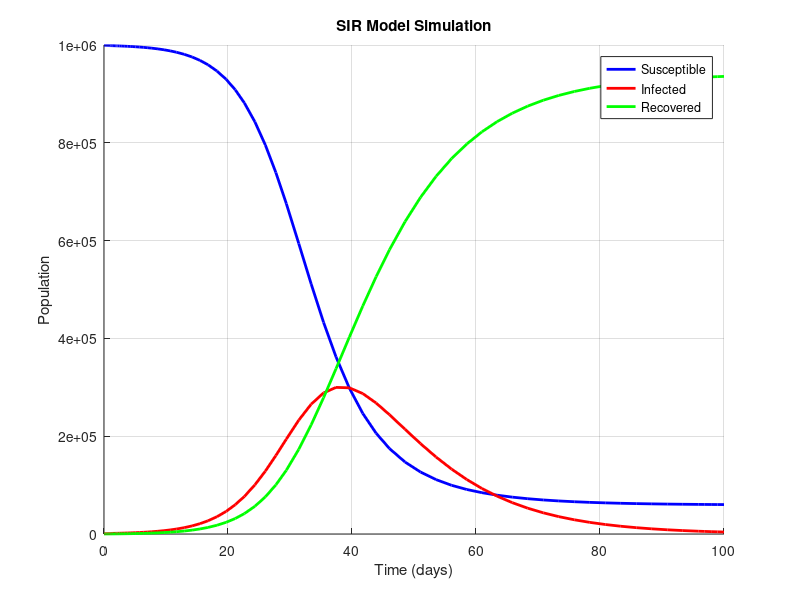

Write MATLAB code to recreate this figure.
% SIR Model Simulation
%Params (CHANGE THESE) 
beta = 0.3;    % Transmission rate (probability of contact rates and transmission 
gamma = 0.1;   % Recovery rate
N = 1000000;   % Total population
I0 = 1000;     % Initial number of infected individuals
R0 = 0;        % Initial number of recovered individuals
S0 = N - I0 - R0; % Initial number of susceptible individuals
days = 100;    % Duration of simulation (days)
tspan = [0 days]; % Time Span

% Initial Conditions
y0 = [S0; I0; R0];

% Differential equations of SIR Model 
function dydt = sir_model(t, y, beta, gamma, N)
    S = y(1); % Susceptible
    I = y(2); % Infected
    R = y(3); % Recovered

    dS = -beta * S * I / N;            % Rate of change of Susceptible
    dI = beta * S * I / N - gamma * I; % Rate of change of Infected
    dR = gamma * I;                    % Rate of change of Recovered

    dydt = [dS; dI; dR];
end

% Solve the ODEs
[t, y] = ode45(@(t, y) sir_model(t, y, beta, gamma, N), tspan, y0);

% Extract Results
S = y(:, 1); % Susceptible
I = y(:, 2); % Infected
R = y(:, 3); % Recovered

% Plot the Results
figure;
hold on;
plot(t, S, 'b', 'LineWidth', 2); % Susceptible
plot(t, I, 'r', 'LineWidth', 2); % Infected
plot(t, R, 'g', 'LineWidth', 2); % Recovered
hold off;

% Customize Plot
title('SIR Model Simulation');
xlabel('Time (days)');
ylabel('Population');
legend('Susceptible', 'Infected', 'Recovered');
grid on;
